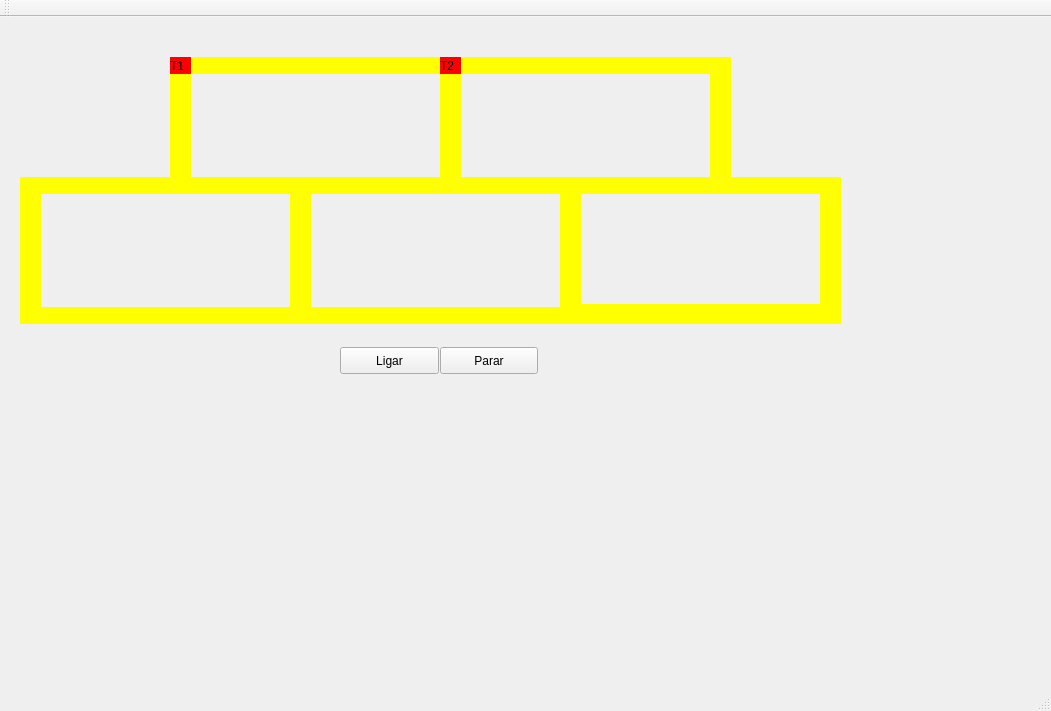
<?xml version="1.0" encoding="UTF-8"?>
<ui version="4.0">
 <class>MainWindow</class>
 <widget class="QMainWindow" name="MainWindow">
  <property name="geometry">
   <rect>
    <x>0</x>
    <y>0</y>
    <width>1051</width>
    <height>711</height>
   </rect>
  </property>
  <property name="windowTitle">
   <string>MainWindow</string>
  </property>
  <widget class="QWidget" name="centralWidget">
   <widget class="QLabel" name="label_trem1">
    <property name="geometry">
     <rect>
      <x>170</x>
      <y>40</y>
      <width>21</width>
      <height>17</height>
     </rect>
    </property>
    <property name="styleSheet">
     <string notr="true">QLabel { background: red}</string>
    </property>
    <property name="text">
     <string>T1</string>
    </property>
   </widget>
   <widget class="QLabel" name="label_trilho1">
    <property name="geometry">
     <rect>
      <x>190</x>
      <y>40</y>
      <width>250</width>
      <height>17</height>
     </rect>
    </property>
    <property name="styleSheet">
     <string notr="true">QLabel { background: yellow}</string>
    </property>
    <property name="text">
     <string/>
    </property>
   </widget>
   <widget class="QLabel" name="label_trilho2">
    <property name="geometry">
     <rect>
      <x>190</x>
      <y>160</y>
      <width>251</width>
      <height>17</height>
     </rect>
    </property>
    <property name="styleSheet">
     <string notr="true">QLabel { background: yellow}</string>
    </property>
    <property name="text">
     <string/>
    </property>
   </widget>
   <widget class="QLabel" name="label_trilho3">
    <property name="geometry">
     <rect>
      <x>440</x>
      <y>40</y>
      <width>21</width>
      <height>137</height>
     </rect>
    </property>
    <property name="styleSheet">
     <string notr="true">QLabel { background: yellow}</string>
    </property>
    <property name="text">
     <string/>
    </property>
   </widget>
   <widget class="QLabel" name="label_trilho4">
    <property name="geometry">
     <rect>
      <x>170</x>
      <y>40</y>
      <width>21</width>
      <height>137</height>
     </rect>
    </property>
    <property name="styleSheet">
     <string notr="true">QLabel { background: yellow}</string>
    </property>
    <property name="text">
     <string/>
    </property>
   </widget>
   <widget class="QPushButton" name="pushButton">
    <property name="geometry">
     <rect>
      <x>340</x>
      <y>330</y>
      <width>99</width>
      <height>27</height>
     </rect>
    </property>
    <property name="text">
     <string>Ligar</string>
    </property>
   </widget>
   <widget class="QPushButton" name="pushButton_2">
    <property name="geometry">
     <rect>
      <x>440</x>
      <y>330</y>
      <width>98</width>
      <height>27</height>
     </rect>
    </property>
    <property name="text">
     <string>Parar</string>
    </property>
   </widget>
   <widget class="QLabel" name="label_trilho4_2">
    <property name="geometry">
     <rect>
      <x>710</x>
      <y>40</y>
      <width>21</width>
      <height>137</height>
     </rect>
    </property>
    <property name="styleSheet">
     <string notr="true">QLabel { background: yellow}</string>
    </property>
    <property name="text">
     <string/>
    </property>
   </widget>
   <widget class="QLabel" name="label_trilho1_2">
    <property name="geometry">
     <rect>
      <x>460</x>
      <y>40</y>
      <width>250</width>
      <height>17</height>
     </rect>
    </property>
    <property name="styleSheet">
     <string notr="true">QLabel { background: yellow}</string>
    </property>
    <property name="text">
     <string/>
    </property>
   </widget>
   <widget class="QLabel" name="label_trilho2_2">
    <property name="geometry">
     <rect>
      <x>460</x>
      <y>160</y>
      <width>251</width>
      <height>17</height>
     </rect>
    </property>
    <property name="styleSheet">
     <string notr="true">QLabel { background: yellow}</string>
    </property>
    <property name="text">
     <string/>
    </property>
   </widget>
   <widget class="QLabel" name="label_trem2">
    <property name="geometry">
     <rect>
      <x>440</x>
      <y>40</y>
      <width>21</width>
      <height>17</height>
     </rect>
    </property>
    <property name="styleSheet">
     <string notr="true">QLabel { background: red}</string>
    </property>
    <property name="text">
     <string>T2</string>
    </property>
   </widget>
   <widget class="QLabel" name="label_trilho4_3">
    <property name="geometry">
     <rect>
      <x>20</x>
      <y>176</y>
      <width>21</width>
      <height>131</height>
     </rect>
    </property>
    <property name="styleSheet">
     <string notr="true">QLabel { background: yellow}</string>
    </property>
    <property name="text">
     <string/>
    </property>
   </widget>
   <widget class="QLabel" name="label_trilho4_4">
    <property name="geometry">
     <rect>
      <x>820</x>
      <y>176</y>
      <width>21</width>
      <height>131</height>
     </rect>
    </property>
    <property name="styleSheet">
     <string notr="true">QLabel { background: yellow}</string>
    </property>
    <property name="text">
     <string/>
    </property>
   </widget>
   <widget class="QLabel" name="label_trilho2_3">
    <property name="geometry">
     <rect>
      <x>40</x>
      <y>290</y>
      <width>250</width>
      <height>17</height>
     </rect>
    </property>
    <property name="styleSheet">
     <string notr="true">QLabel { background: yellow}</string>
    </property>
    <property name="text">
     <string/>
    </property>
   </widget>
   <widget class="QLabel" name="label_trilho2_4">
    <property name="geometry">
     <rect>
      <x>570</x>
      <y>287</y>
      <width>250</width>
      <height>20</height>
     </rect>
    </property>
    <property name="styleSheet">
     <string notr="true">QLabel { background: yellow}</string>
    </property>
    <property name="text">
     <string/>
    </property>
   </widget>
   <widget class="QLabel" name="label_trilho3_3">
    <property name="geometry">
     <rect>
      <x>290</x>
      <y>176</y>
      <width>21</width>
      <height>131</height>
     </rect>
    </property>
    <property name="styleSheet">
     <string notr="true">QLabel { background: yellow}</string>
    </property>
    <property name="text">
     <string/>
    </property>
   </widget>
   <widget class="QLabel" name="label_trilho4_5">
    <property name="geometry">
     <rect>
      <x>560</x>
      <y>176</y>
      <width>21</width>
      <height>131</height>
     </rect>
    </property>
    <property name="styleSheet">
     <string notr="true">QLabel { background: yellow}</string>
    </property>
    <property name="text">
     <string/>
    </property>
   </widget>
   <widget class="QLabel" name="label_trilho2_5">
    <property name="geometry">
     <rect>
      <x>310</x>
      <y>290</y>
      <width>250</width>
      <height>17</height>
     </rect>
    </property>
    <property name="styleSheet">
     <string notr="true">QLabel { background: yellow}</string>
    </property>
    <property name="text">
     <string/>
    </property>
   </widget>
   <widget class="QLabel" name="label_trilho2_6">
    <property name="geometry">
     <rect>
      <x>20</x>
      <y>160</y>
      <width>151</width>
      <height>17</height>
     </rect>
    </property>
    <property name="styleSheet">
     <string notr="true">QLabel { background: yellow}</string>
    </property>
    <property name="text">
     <string/>
    </property>
   </widget>
   <widget class="QLabel" name="label_trilho2_7">
    <property name="geometry">
     <rect>
      <x>730</x>
      <y>160</y>
      <width>111</width>
      <height>17</height>
     </rect>
    </property>
    <property name="styleSheet">
     <string notr="true">QLabel { background: yellow}</string>
    </property>
    <property name="text">
     <string/>
    </property>
   </widget>
   <zorder>label_trilho1</zorder>
   <zorder>label_trilho2</zorder>
   <zorder>label_trilho3</zorder>
   <zorder>label_trilho4</zorder>
   <zorder>label_trem1</zorder>
   <zorder>pushButton</zorder>
   <zorder>pushButton_2</zorder>
   <zorder>label_trilho4_2</zorder>
   <zorder>label_trilho1_2</zorder>
   <zorder>label_trilho2_2</zorder>
   <zorder>label_trem2</zorder>
   <zorder>label_trilho4_3</zorder>
   <zorder>label_trilho4_4</zorder>
   <zorder>label_trilho2_3</zorder>
   <zorder>label_trilho2_4</zorder>
   <zorder>label_trilho3_3</zorder>
   <zorder>label_trilho4_5</zorder>
   <zorder>label_trilho2_5</zorder>
   <zorder>label_trilho2_6</zorder>
   <zorder>label_trilho2_7</zorder>
  </widget>
  <widget class="QMenuBar" name="menuBar">
   <property name="geometry">
    <rect>
     <x>0</x>
     <y>0</y>
     <width>1051</width>
     <height>22</height>
    </rect>
   </property>
  </widget>
  <widget class="QToolBar" name="mainToolBar">
   <attribute name="toolBarArea">
    <enum>TopToolBarArea</enum>
   </attribute>
   <attribute name="toolBarBreak">
    <bool>false</bool>
   </attribute>
  </widget>
  <widget class="QStatusBar" name="statusBar"/>
 </widget>
 <layoutdefault spacing="6" margin="11"/>
 <resources/>
 <connections/>
</ui>
